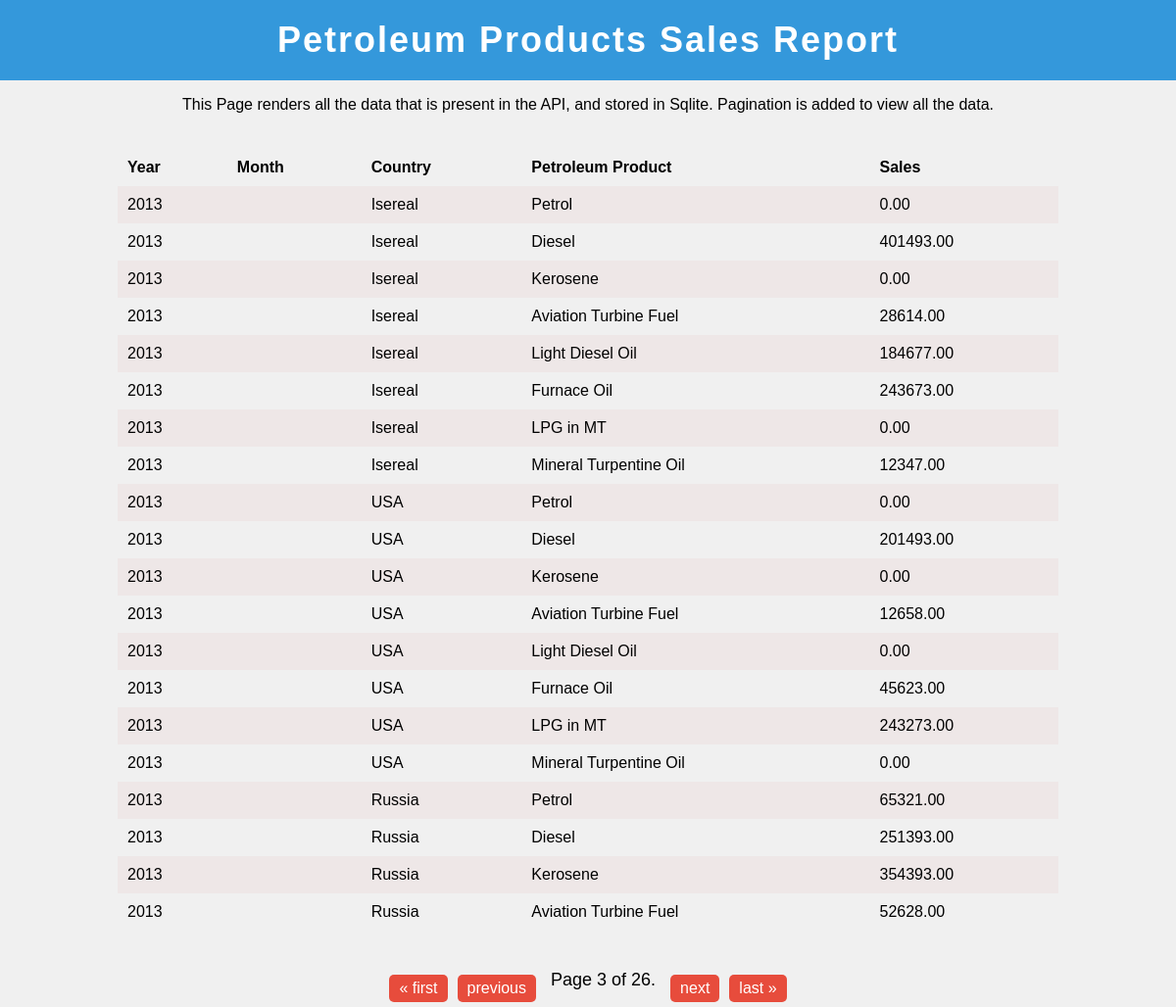
The app's page /report/?page=3 with its own data.
### home/models.py (models this page shows)
class Sale(models.Model):
    country = models.ForeignKey(Country, on_delete=models.CASCADE)
    product = models.ForeignKey(PetroleumProduct, on_delete=models.CASCADE)
    year = models.IntegerField()
    sales = models.DecimalField(max_digits=10, decimal_places=2)

class Country(models.Model):
    name = models.CharField(max_length=100)
    def __str__(self):
        return self.name

class PetroleumProduct(models.Model):
    name = models.CharField(max_length=100)
    def __str__(self):
        return self.name

### home/views.py (the view)
# urls.py: path('report/', views.report, name="report"),
def report(request):
    sales_data = Sale.objects.all()
    records_per_page = 20
    paginator = Paginator(sales_data, records_per_page)
    page = request.GET.get('page')
    try:
        sales_data = paginator.page(page)
    except PageNotAnInteger:
        sales_data = paginator.page(1)
    except EmptyPage:
        sales_data = paginator.page(paginator.num_pages)
    context = {
        'sales_data' : sales_data
    }
    return render(request, 'report.html', context)

### home/templates/report.html (shortened to what this page needs)
<!DOCTYPE html>
<html lang="en">
<head>
</head>
<body>
    <h1>Petroleum Products Sales Report</h1>
    <p>This Page renders all the data that is present in the API, and stored in Sqlite. Pagination is added to view all the data.</p>
    <table class="styled-table">
        <tr>
            <th>Year</th>
            <th>Month</th>
            <th>Country</th>
            <th>Petroleum Product</th>
            <th>Sales</th>
        </tr>
        {% for sale in sales_data %}
        <tr>
            <td>{{ sale.year }}</td>
            <td>{{ sale.month }}</td>
            <td>{{ sale.country }}</td>
            <td>{{ sale.product }}</td>
            <td>{{ sale.sales }}</td>
        </tr>
        {% endfor %}
    </table>
    <div class="pagination">
        <span class="step-links">
            {% if sales_data.has_previous %}
                <a href="?page=1" class="pagination-link">&laquo; first</a>
                <a href="?page={{ sales_data.previous_page_number }}" class="pagination-link">previous</a>
            {% endif %}
            <span class="current-page">
                Page {{ sales_data.number }} of {{ sales_data.paginator.num_pages }}.
            </span>
            {% if sales_data.has_next %}
                <a href="?page={{ sales_data.next_page_number }}" class="pagination-link">next</a>
                <a href="?page={{ sales_data.paginator.num_pages }}" class="pagination-link">last &raquo;</a>
            {% endif %}
        </span>
    </div>
</body>
</html>

### home/templates/report.html (style rules this page uses)
body { background-color: #f0f0f0; font-family: Arial, sans-serif; text-align: center; margin: 0; padding: 0; display: flex; flex-direction: column; }
h1 { background-color: #3498db; padding: 20px; color: #fff; font-size: 36px; letter-spacing: 2px; margin: 0; }
table { border-collapse: collapse; width: 80%; margin: 20px auto; }
th, td { text-align: left; padding: 10px; }
tr:nth-child(even) { background-color: #eee7e7; }
.pagination { display: flex; justify-content: center; margin-top: 20px; }
.step-links { display: flex; }
.pagination-link { padding: 5px 10px; text-decoration: none; background-color: #e74c3c; color: #fff; margin: 5px; border-radius: 5px; font-size: 16px; transition: background-color 0.3s; }
.current-page { margin: 0 10px; font-size: 18px; }

### records on screen
Sale: year "2013", country "Isereal", product "Petrol", sales "0.00"
Sale: year "2013", country "Isereal", product "Diesel", sales "401493.00"
Sale: year "2013", country "Isereal", product "Kerosene", sales "0.00"
Sale: year "2013", country "Isereal", product "Aviation Turbine Fuel", sales "28614.00"
Sale: year "2013", country "Isereal", product "Light Diesel Oil", sales "184677.00"
Sale: year "2013", country "Isereal", product "Furnace Oil", sales "243673.00"
Sale: year "2013", country "Isereal", product "LPG in MT", sales "0.00"
Sale: year "2013", country "Isereal", product "Mineral Turpentine Oil", sales "12347.00"
Sale: year "2013", country "USA", product "Petrol", sales "0.00"
Sale: year "2013", country "USA", product "Diesel", sales "201493.00"
Sale: year "2013", country "USA", product "Kerosene", sales "0.00"
Sale: year "2013", country "USA", product "Aviation Turbine Fuel", sales "12658.00"
Sale: year "2013", country "USA", product "Light Diesel Oil", sales "0.00"
Sale: year "2013", country "USA", product "Furnace Oil", sales "45623.00"
Sale: year "2013", country "USA", product "LPG in MT", sales "243273.00"
Sale: year "2013", country "USA", product "Mineral Turpentine Oil", sales "0.00"
Sale: year "2013", country "Russia", product "Petrol", sales "65321.00"
Sale: year "2013", country "Russia", product "Diesel", sales "251393.00"
Sale: year "2013", country "Russia", product "Kerosene", sales "354393.00"
Sale: year "2013", country "Russia", product "Aviation Turbine Fuel", sales "52628.00"

### other values on screen
{{ sales_data.number }} "3"
{{ sales_data.paginator.num_pages }} "26"
